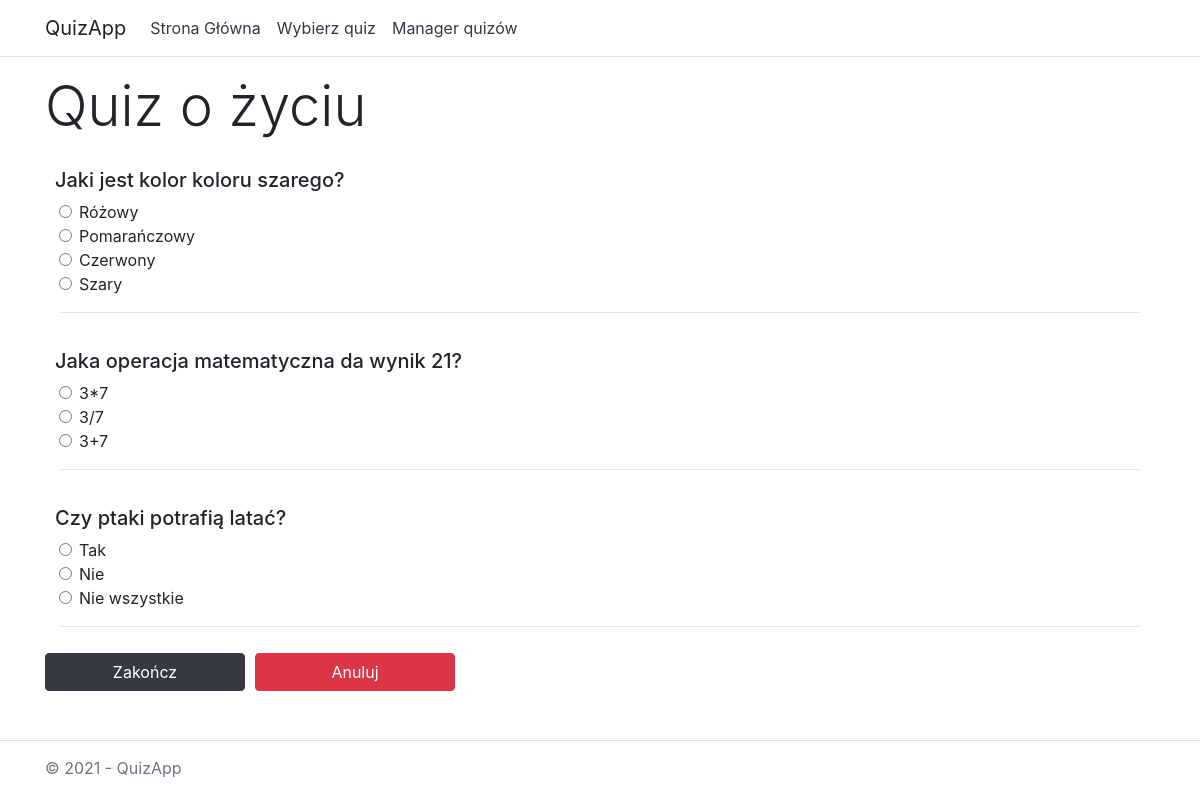
/quizzes/solve/7/, run on the app's committed database.
### quizzes/models.py (models this page shows, shortened)
class Quiz(models.Model):
    title = models.CharField(max_length=64)

class Question(models.Model):
    quiz = models.ForeignKey(Quiz, on_delete=models.CASCADE)
    contents = models.CharField(max_length=512)

class Answer(models.Model):
    question = models.ForeignKey(Question, on_delete=models.CASCADE)
    contents = models.CharField(max_length=512)
    is_true = models.BooleanField(default=False)

### quizzes/views.py (the view)
# urls.py: path('solve/<int:quiz_id>/', views.solve, name='solve'),
def solve(request, quiz_id):
    quiz = get_object_or_404(Quiz, id=quiz_id)
    template = loader.get_template('quizzes/solve.html')
    context = {
        'quiz': quiz,
    }
    return HttpResponse(template.render(context, request))

### quizzes/templates/quizzes/solve.html (shortened to what this page needs)
{% load static %}
<!DOCTYPE html>
<html lang="en">
<head>
    <link rel="stylesheet" type="text/css" href="{% static 'quizzes/bootstrap.css' %}" />
</head>
<body>
    <header>
        <nav class="navbar navbar-expand-sm navbar-toggleable-sm navbar-light bg-white border-bottom box-shadow mb-3">
            <div class="container">
                <a class="navbar-brand" style="user-select: none" >QuizApp</a>
                <div class="navbar-collapse collapse d-sm-inline-flex justify-content-between">
                    <ul class="navbar-nav flex-grow-1">
                        <li class="nav-item">
                            <a href="/quizzes/" class="nav-link text-dark" >Strona Główna</a>
                        </li>
                        <li class="nav-item">
                            <a href="/quizzes/select" class="nav-link text-dark" >Wybierz quiz</a>
                        </li>
                        <li class="nav-item">
                            <a href="/quizzes/manage" class="nav-link text-dark" >Manager quizów</a>
                        </li>
                    </ul>
                </div>
            </div>
        </nav>
    </header>
    <div class="container" style="padding-bottom: 60px">
        <main role="main" class="pb-3">
            <div class="container">
                {% if quiz.question_set.all|length == 0 %}
                    <div class="d-flex justify-content-center" style="margin-top: 30px">
                        <h1 class="display-4 text-center">{{ quiz.title }} nie zawiera żadnych ptyań.</h1>
                    </div>
                    <div class="d-flex justify-content-center" style="margin-top: 20px">
                        <a href="/quizzes/select" class="btn btn-dark btn-lg" style="margin-top: 10px; margin-left: 10px; width: 200px">Powrót</a>
                    </div>
                {% else %}
                <div class="row">
                <h1 class="display-4">{{ quiz.title }}</h1>
                </div>
                <form action="{% url 'result' quiz.id %}" method="post">
                    {% for question in quiz.question_set.all %}
                        <div class="row" style="margin-left: -5px">
                            <div class="media">
                                <div class="media-body">
                                    <h5 style="margin-top: 20px">{{ question.contents }}</h5>
                                        {% for answer in question.answer_set.all %}
                                            <div class="form-check" style="margin-left: 4px">
                                                <input class="form-check-input" id="answer{{ forloop.counter }}" name="answer{{ question.id }}" type="radio" value={{ answer.is_true }}>
                                                <label class="form-check-label" for="answer{{ forloop.counter }}">{{ answer.contents }}</label>
                                            </div>
                                        {% endfor %}
                                </div>
                            </div>
                        </div>
                        <hr>
                    {% endfor %}
                    <div class="row">
                        <input type="submit" id="sendBtn" class="btn btn-dark" type="submit"  style="margin-top: 10px; color: white; width: 200px" value="Zakończ">
                        <a href="/quizzes/select" class="btn btn-danger" style="margin-top: 10px; margin-left: 10px; width: 200px">Anuluj</a>
                    </div>
                </form>
            {% endif %}
            </div>
        </main>
    </div>
    <div class="navbar-fixed-bottom" style="position: fixed; height: 60px; bottom: 0; width: 100%; user-select: none; z-index: 100; background-color: white">
    <footer class="border-top footer text-muted" >
        <div class="container" style="margin-top: 15px">
            &copy; 2021 - QuizApp
        </div>
    </footer>
    </div>
</body>
</html>

### data on the page
Quiz: title "Quiz o życiu"
Question: contents "Jaki jest kolor koloru szarego?"
Answer: contents "Różowy"
Answer: contents "Pomarańczowy"
Answer: contents "Czerwony"
Answer: contents "Szary"
Question: contents "Jaka operacja matematyczna da wynik 21?"
Answer: contents "3*7"
Answer: contents "3/7"
Answer: contents "3+7"
Question: contents "Czy ptaki potrafią latać?"
Answer: contents "Tak"
Answer: contents "Nie"
Answer: contents "Nie wszystkie"
